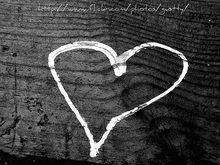
%> input picture heart.png, 220 x 165 px, shrunk from 500 x 375 before the run
$ octave ClosedMain.m   (GNU Octave 9; MATLAB toolbox functions it lacks are replaced by stand-ins)
%> lines starting %> are read from the running program, lines starting %| are printed output that depends on the picture
% This script extends the optimised Complex DPA to implement the
% Closed contour extraction method suggested by Gunn and Nixon.

tic

% Read in and display image
im = imread('heart.png');
%> im is the input picture: size 165x220 uint8; min 0, max 255, mean 66.1
im = double(im);
%> im: size 165x220 double
imax = max(max(im));
%> imax = 255
imin = min(min(im));
%> imin = 0
im = (im - imin) / (imax - imin);
figure(1)
imagesc(im)
colormap(gray)
axis square

% %%% Apply Low Pass filter %%%
%im = LowPassFilter(im, 0.7);

% %%% Invert Image %%%
im =  1 - im;
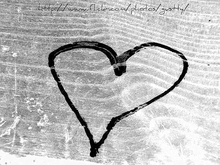
%> im: size 165x220 double; min 0, max 1, mean 0.741

%> (the run ends here)

$ run again, with fire.png copied over heart.png
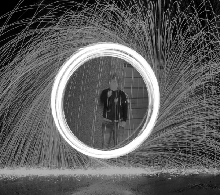
%> input picture fire.png, 220 x 195 px, shrunk from 600 x 531 before the run
%> im is the input picture: size 195x220 uint8; min 0, max 255, mean 94
%> imax = 255
%> imin = 0
%> `im =  1 - im;`:
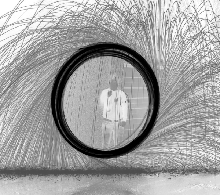
%> im: size 195x220 double; min 0, max 1, mean 0.632

$ run again, with tongue.png copied over heart.png
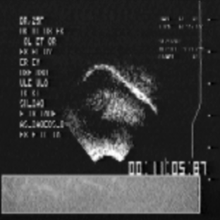
%> input picture tongue.png, 220 x 220 px, shrunk from 312 x 312 before the run
%> im is the input picture: size 220x220 uint8; min 0, max 254, mean 55.6
%> imax = 254
%> imin = 0
%> `im =  1 - im;`:
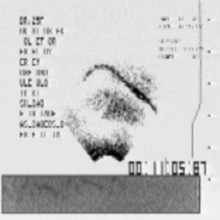
%> im: size 220x220 double; min 0, max 1, mean 0.781
